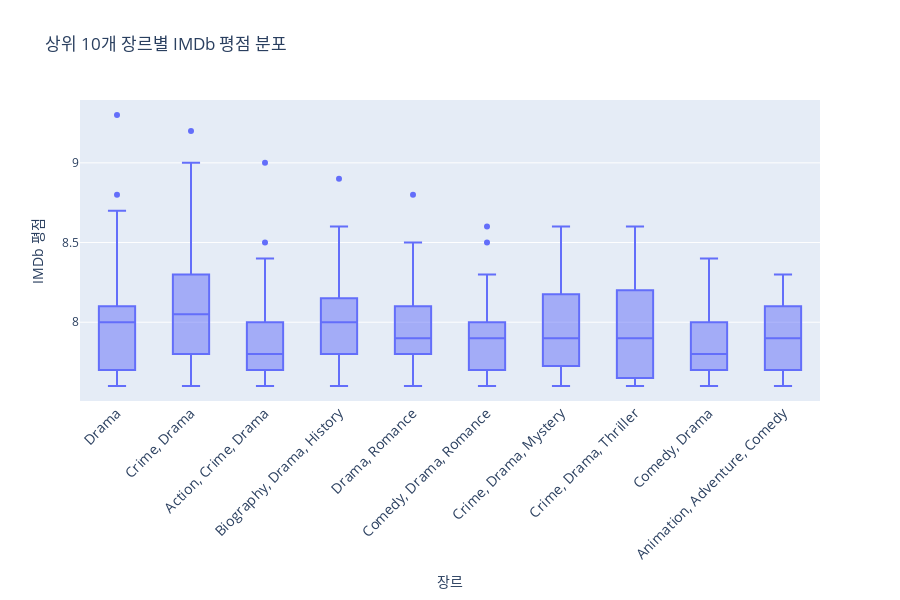

Notebook code cell kept with this figure:
### Code cell
fig = px.box(
    df_top_genres,
    x='Genre',
    y='IMDB_Rating',
    title='상위 10개 장르별 IMDb 평점 분포'
)

fig.update_layout(
    width=900,
    height=600,
    xaxis_title='장르',
    yaxis_title='IMDb 평점',
    xaxis_tickangle=-45,
    xaxis=dict(tickfont=dict(size=14))
)
fig.show()

### Figure 1 — Plotly figure (JSON) as saved in the notebook; plotly's stock layout.template omitted (floating-point values rounded to 4 significant figures; data arrays with more than 128 entries replaced by an {"elided": "..."} marker saying what was removed)
{"data": [{"alignmentgroup": "True", "hovertemplate": "Genre=%{x}<br>IMDB_Rating=%{y}<extra></extra>", "legendgroup": "", "marker": {"color": "#636efa"}, "name": "", "notched": false, "offsetgroup": "", "orientation": "v", "showlegend": false, "type": "box", "x": {"elided": "351 str values"}, "x0": " ", "xaxis": "x", "y": {"elided": "351 float values"}, "y0": " ", "yaxis": "y"}], "layout": {"boxmode": "group", "height": 600, "legend": {"tracegroupgap": 0}, "title": {"text": "상위 10개 장르별 IMDb 평점 분포"}, "width": 900, "xaxis": {"anchor": "y", "domain": [0, 1], "tickangle": -45, "tickfont": {"size": 14}, "title": {"text": "장르"}}, "yaxis": {"anchor": "x", "domain": [0, 1], "title": {"text": "IMDb 평점"}}}}
